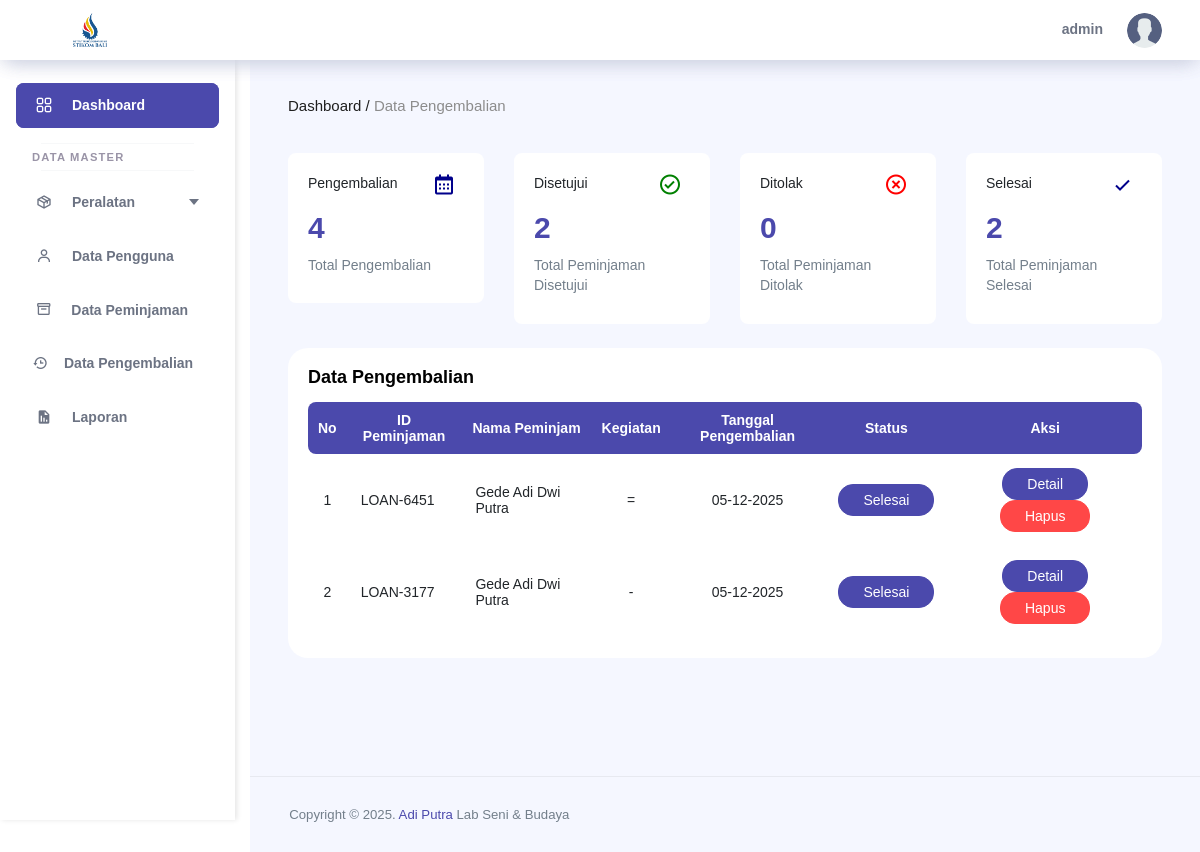
Page /admin/dashboard/index.php?page=pengembalian (signed in) on the committed database.
### tables this page shows
CREATE TABLE `pengguna` (
  `id_pengguna` int(11) NOT NULL,
  `username` varchar(20) NOT NULL,
  `nama_lengkap` varchar(30) DEFAULT NULL,
  `no_hp` varchar(20) DEFAULT NULL,
  `password` varchar(255) NOT NULL,
  `tgl_daftar` datetime DEFAULT current_timestamp(),
  `role` enum('admin','user') NOT NULL DEFAULT 'user',
  `status` enum('Pegawai','Mahasiswa','Dosen') DEFAULT 'Mahasiswa'
);

CREATE TABLE `peminjaman` (
  `id_peminjaman` varchar(10) NOT NULL,
  `id_pengguna` int(11) NOT NULL,
  `jumlah` int(11) NOT NULL DEFAULT 0,
  `tanggal_pengajuan` datetime DEFAULT current_timestamp(),
  `tanggal_pinjam` date NOT NULL,
  `tanggal_kembali` date NOT NULL,
  `kegiatan` varchar(30) NOT NULL,
  `keterangan` text DEFAULT NULL,
  `status` enum('Menunggu','Disetujui','Ditolak','Selesai') DEFAULT 'Menunggu'
);

### admin/pengembalian/pengembalian.php (the view, shortened to what this page needs)
<?php
include '../../config/config.php';
$query_total = mysqli_query($conn, "SELECT COUNT(*) as total FROM peminjaman");
$total_peminjaman = mysqli_fetch_assoc($query_total)['total'];
$query_disetujui = mysqli_query($conn, "SELECT COUNT(*) as total FROM peminjaman WHERE status = 'Disetujui'");
$total_disetujui = mysqli_fetch_assoc($query_disetujui)['total'];
$query_ditolak = mysqli_query($conn, "SELECT COUNT(*) as total FROM peminjaman WHERE status = 'Ditolak'");
$total_ditolak = mysqli_fetch_assoc($query_ditolak)['total'];
$query_selesai = mysqli_query($conn, "SELECT COUNT(*) as total FROM peminjaman WHERE status = 'Selesai'");
$total_selesai = mysqli_fetch_assoc($query_selesai)['total'];
?>
<!DOCTYPE html>
<html lang="en">
  <head>
    <link rel="stylesheet" href="../assets/vendors/feather/feather.css" />
    <link rel="stylesheet" href="../assets/vendors/ti-icons/css/themify-icons.css" />
    <link rel="stylesheet" href="https://cdn.jsdelivr.net/npm/boxicons@latest/css/boxicons.min.css" />
    <link rel="stylesheet" href="../assets/vendors/datatables.net-bs4/dataTables.bootstrap4.css" />
    <link href='https://cdn.boxicons.com/fonts/basic/boxicons.min.css' rel='stylesheet'>
    <link rel="stylesheet" href="../assets/css/style.css" />
  </head>
  <body>
    <div class="container-scroller">
    <?php include __DIR__ . '/../layout/navbar.php'; ?>
    <div class="container-fluid page-body-wrapper">
    <?php include __DIR__ . '/../layout/sidebar.php'; ?>
  <div class="main-panel">
    <div class="content-wrapper">
      <div class="row">
        <div class="col-md-12 grid-margin">
          <div class="row">
            <div class="col-12 col-xl-8 mb-4 mb-xl-0">
              <h6 class="font-weight-normal mb-0">
                Dashboard / <span class="text-gray">Data Pengembalian</span>
              </h6>
            </div>
          </div>
        </div>
      </div>
      <div class="row">
        <div class="col-md-12 grid-margin transparent">
          <div class="row">
            <div class="col-xl-3 col-md-6 mb-4 transparent">
              <div class="card rounded">
                <div class="card-body">
                  <div class="d-flex justify-content-sm-between mb-3 font-weight-800">
                    <p class="font-weight-800">Pengembalian</p>
                    <i class="bx bx-calendar icon-data"></i>
                  </div>
                  <p class="fs-30 mb-2 text-primary font-weight-medium mb-3"><?php echo $total_peminjaman; ?></p>
                  <p class="text-muted">Total Pengembalian</p>
                </div>
              </div>
            </div>
            <div class="col-xl-3 col-md-6 mb-4 transparent">
              <div class="card rounded">
                <div class="card-body">
                  <div class="d-flex justify-content-sm-between mb-3 font-weight-800">
                    <p class="font-weight-800">Disetujui</p>
                    <i class="bx bx-check-circle icon-data-tr"></i>
                  </div>
                  <p class="fs-30 mb-2 text-primary font-weight-medium mb-3"><?php echo $total_disetujui; ?></p>
                  <p class="text-muted">Total Peminjaman Disetujui</p>
                </div>
              </div>
            </div>
            <div class="col-xl-3 col-md-6 mb-4 transparent">
              <div class="card rounded">
                <div class="card-body">
                  <div class="d-flex justify-content-sm-between mb-3 font-weight-800">
                    <p class="font-weight-800">Ditolak</p>
                    <i class="bx bx-x-circle icon-data-ts"></i>
                  </div>
                  <p class="fs-30 mb-2 text-primary font-weight-medium mb-3"><?php echo $total_ditolak; ?></p>
                  <p class="text-muted">Total Peminjaman Ditolak</p>
                </div>
              </div>
            </div>
            <div class="col-xl-3 col-md-6 mb-4 transparent">
              <div class="card rounded">
                <div class="card-body">
                  <div class="d-flex justify-content-sm-between mb-3 font-weight-800">
                    <p class="font-weight-800">Selesai</p>
                    <i class="bx bx-check icon-data"></i>
                  </div>
                   <p class="fs-30 mb-3 text-primary font-weight-medium"><?php echo $total_selesai; ?></p>
                  <p class="text-muted">Total Peminjaman Selesai</p>
                </div>
              </div>
            </div>
              <div class="col-lg-12 grid-margin stretch-card">
                <div class="card">
                  <div class="card-body">
                    <div class="d-flex justify-content-between align-items-center mb-3">
                      <h4 class="card-title m-0">Data Pengembalian</h4>
                    </div>
                    <div class="table-responsive">
                     <?php
                    $no = 1;
                    $query = "
                      SELECT p.id_peminjaman, pg.id_peminjaman, u.nama_lengkap, p.kegiatan,
                            SUM(dp.jumlah_pinjam) AS jumlah, pg.tanggal_pengembalian,
                            pg.foto_alat, pg.catatan_pengembalian, p.status
                      FROM peminjaman p
                      JOIN pengguna u ON p.id_pengguna = u.id_pengguna
                      JOIN detail_peminjaman dp ON p.id_peminjaman = dp.id_peminjaman
                      JOIN pengembalian pg ON pg.id_peminjaman = p.id_peminjaman
                      WHERE p.status IN ('Dikembalikan','Selesai')
                      GROUP BY p.id_peminjaman, pg.id_peminjaman, u.nama_lengkap, p.kegiatan,
                              pg.tanggal_pengembalian, pg.foto_alat,
                              pg.catatan_pengembalian, p.status
                      ORDER BY FIELD(p.status, 'Dikembalikan', 'Selesai'), pg.tanggal_pengembalian DESC";
                    $result = mysqli_query($conn, $query);
                    ?>
                    <table class="display expandable-table" style="width: 100%;">
                    <thead >
                        <tr class="text-center">
                        <th>No</th>
                        <th>ID Peminjaman</th>
                        <th>Nama Peminjam</th>
                        <th>Kegiatan</th>
                        <th>Tanggal Pengembalian</th>
                        <th class="text-center">Status</th>
                        <th class="text-center">Aksi</th>
                        </tr>
                    </thead>
                    <tbody>
                        <?php if ($result && mysqli_num_rows($result) > 0): ?>
                        <?php while ($row = mysqli_fetch_assoc($result)): ?>
                            <tr>
                            <td class="text-center"><?= $no++ ?></td>
                            <td><?= htmlspecialchars($row['id_peminjaman']) ?></td>
                            <td><?= htmlspecialchars($row['nama_lengkap']) ?></td>
                            <td class="text-center"><?= htmlspecialchars($row['kegiatan']) ?></td>
                            <td class="text-center"><?= htmlspecialchars(date('d-m-Y', strtotime($row['tanggal_pengembalian']))) ?></td>
                            <td class="text-center">
                              <span class="btn btn-<?=
                                  $row['status'] === 'Dikembalikan' ? 'danger' :
                                  ($row['status'] === 'Selesai' ? 'primary' : 'success')
                                ?> py-2"><?= $row['status'] ?></span>
                            </td>
                            <td class="text-center">
                                <button type="button" class="btn btn-primary py-2 mx-1" data-toggle="modal" data-target="#modalDetail<?= $row['id_peminjaman'] ?>">Detail</button>
                                <button type="button" class="btn btn-danger py-2 mx-1" data-toggle="modal" data-target="#modalHapus<?= $row['id_peminjaman'] ?>">Hapus</button>
                            </td>
                            </tr>
                            <?php endwhile; ?>
                        <?php else: ?>
                        <?php endif; ?>
                    </tbody>
                    </table>
                    </div>
                  </div>
                </div>
              </div>
            </div>
          </div>
        </div>
    </div>
    <footer class="footer">
      <div class="d-sm-flex justify-content-center justify-content-sm-between">
        <span class="text-muted text-center text-sm-left d-block d-sm-inline-block">
          Copyright © 2025. <a href="#">Adi Putra</a> Lab Seni & Budaya
        </span>
      </div>
    </footer>
  </div>
  </body>
</html>

### admin/layout/navbar.php (shortened to what this page needs)
<?php
include "../../config/config.php";
$data = null;
if (isset($_SESSION['id_pengguna'])) {
    $id_pengguna = $_SESSION['id_pengguna'];
    $result = mysqli_query($conn, "SELECT * FROM pengguna WHERE id_pengguna = '$id_pengguna'");
    if ($result && mysqli_num_rows($result) > 0) {
        $data = mysqli_fetch_assoc($result);
    }
}
?>
<!DOCTYPE html>
<html lang="en">
  <head>
    <link rel="stylesheet" href="../assets/vendors/feather/feather.css" />
    <link rel="stylesheet" href="../assets/vendors/ti-icons/css/themify-icons.css" />
    <link rel="stylesheet" href="../assets/vendors/css/vendor.bundle.base.css" />
    <link rel="stylesheet" href="https://cdn.jsdelivr.net/npm/boxicons@latest/css/boxicons.min.css" />
    <link rel="stylesheet" href="../assets/vendors/datatables.net-bs4/dataTables.bootstrap4.css" />
    <link rel="stylesheet" href="../assets/js/select.dataTables.min.css" />
    <link rel="stylesheet" href="../assets/css/style.css" />
  </head>
  <body>
<nav class="navbar col-lg-12 col-12 p-0 fixed-top d-flex flex-row">
        <div class="navbar-brand-wrapper d-flex align-items-center justify-content-center">
          <a class="navbar-brand brand-logo mr-5" href="dashboard_admin.php"><img src="../../assets/img/logo.png" class="mr-2" alt="logo" /></a>
        </div>
        <div class="navbar-menu-wrapper d-flex align-items-center justify-content-end">
          <ul class="navbar-nav navbar-nav-right">
            <li class="nav-item nav-profile dropdown d-flex align-items-center gap-2">
            <?php if ($data): ?>
                <div class="d-none d-lg-block font-weight-bold mr-3">
                  <?= htmlspecialchars($data['username']) ?>
                </div>
              <?php endif; ?>
              <a class="nav-link dropdown-toggle p-0" href="#" data-toggle="dropdown" id="profileDropdown">
                <img src="../../assets/img/users.png" alt="profile" class="rounded-circle" style="width: 35px; height: 35px;" />
              </a>
            </li>
          </ul>
        </div>
      </nav>
  </body>
</html>

### admin/layout/sidebar.php (style rules this page uses)
.main-panel { margin-left: 250px; width: calc(100% - 250px); }

### rows in the picture
pengguna: username "admin"
peminjaman: id_peminjaman "LOAN-6451", id_pengguna.nama_lengkap "Gede Adi Dwi Putra", kegiatan "=", tanggal_pengembalian "05-12-2025", status "Selesai"
peminjaman: id_peminjaman "LOAN-3177", id_pengguna.nama_lengkap "Gede Adi Dwi Putra", kegiatan "-", tanggal_pengembalian "05-12-2025", status "Selesai"

### other values in the picture
$total_peminjaman "4"
$total_disetujui "2"
$total_ditolak "0"
$total_selesai "2"
